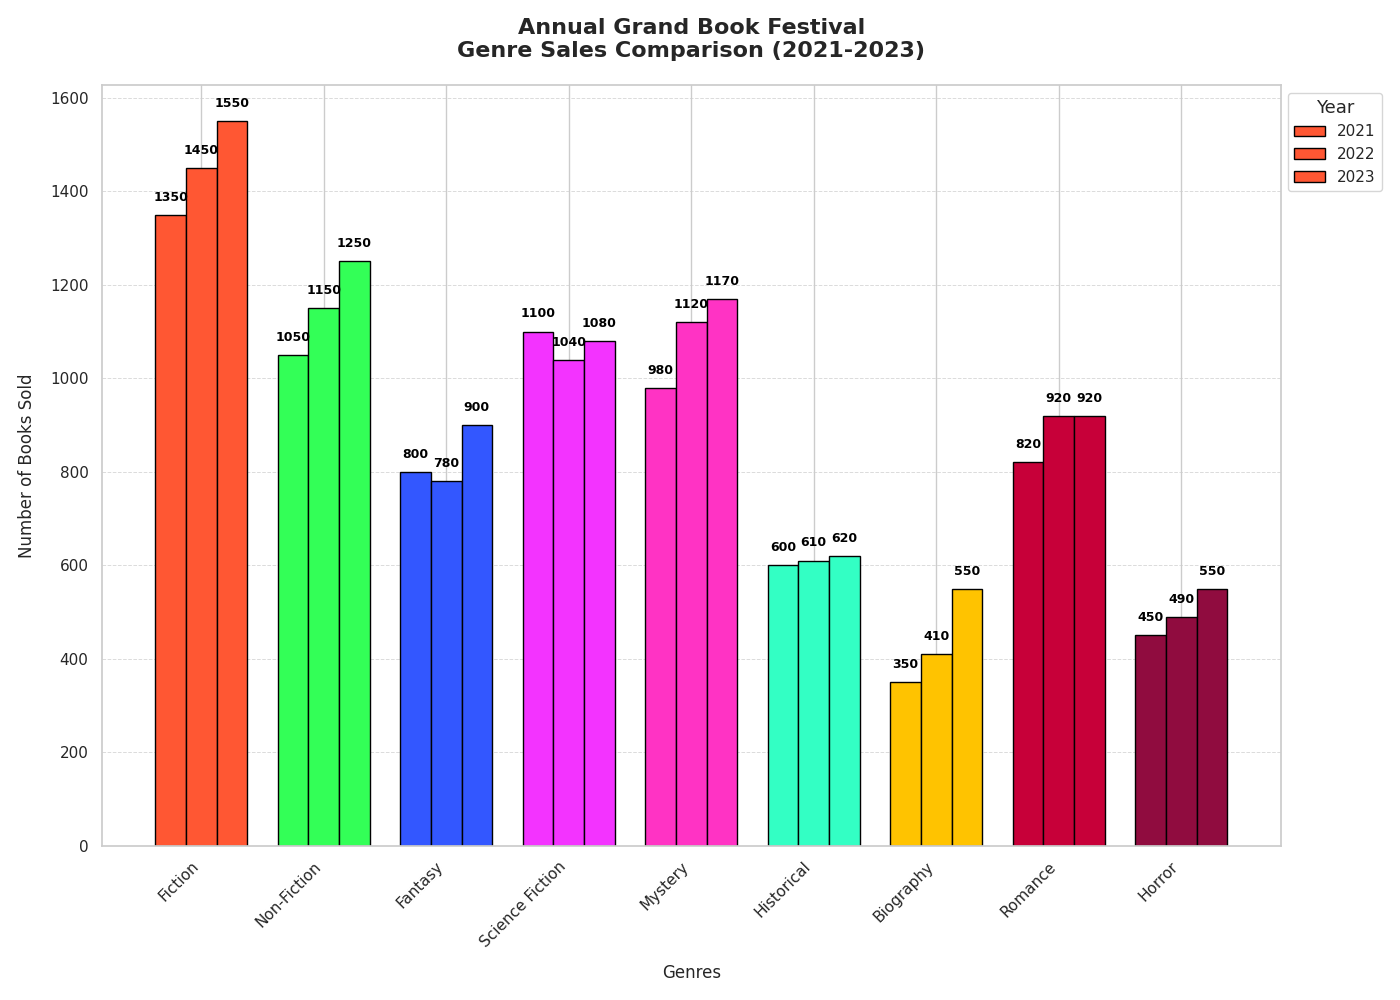

Write Python code to recreate this figure.
import matplotlib.pyplot as plt
import numpy as np

years = [2021, 2022, 2023]
genres = [
    'Fiction', 'Non-Fiction', 'Fantasy', 'Science Fiction', 
    'Mystery', 'Historical', 'Biography', 'Romance', 'Horror'
]
sales_data = {
    2021: [1350, 1050, 800, 1100, 980, 600, 350, 820, 450],
    2022: [1450, 1150, 780, 1040, 1120, 610, 410, 920, 490],
    2023: [1550, 1250, 900, 1080, 1170, 620, 550, 920, 550]
}

colors = ['#FF5733', '#33FF57', '#3357FF', '#F333FF', '#FF33C4', '#33FFC4', '#FFC300', '#C70039', '#900C3F']

fig, ax = plt.subplots(figsize=(14, 10))
width = 0.25
x = np.arange(len(genres))

for i, year in enumerate(years):
    sales = sales_data[year]
    ax.bar(x + i*width, sales, width=width, color=colors, label=f'{year}', edgecolor='black')

for i, year in enumerate(years):
    sales = sales_data[year]
    for j, books in enumerate(sales):
        ax.text(j + i*width, books + 30, f'{books}', ha='center', fontsize=9, fontweight='bold', color='black')

ax.set_title('Annual Grand Book Festival\nGenre Sales Comparison (2021-2023)', fontsize=16, fontweight='bold', pad=20)
ax.set_xlabel('Genres', fontsize=12, labelpad=10)
ax.set_ylabel('Number of Books Sold', fontsize=12, labelpad=10)

ax.set_xticks(x + width)
ax.set_xticklabels(genres, rotation=45, ha='right', fontsize=11)

ax.yaxis.grid(True, linestyle='--', linewidth=0.7, alpha=0.7)

ax.legend(title='Year', title_fontsize='13', fontsize='11', loc='upper left', bbox_to_anchor=(1, 1))

plt.tight_layout()
plt.show()
